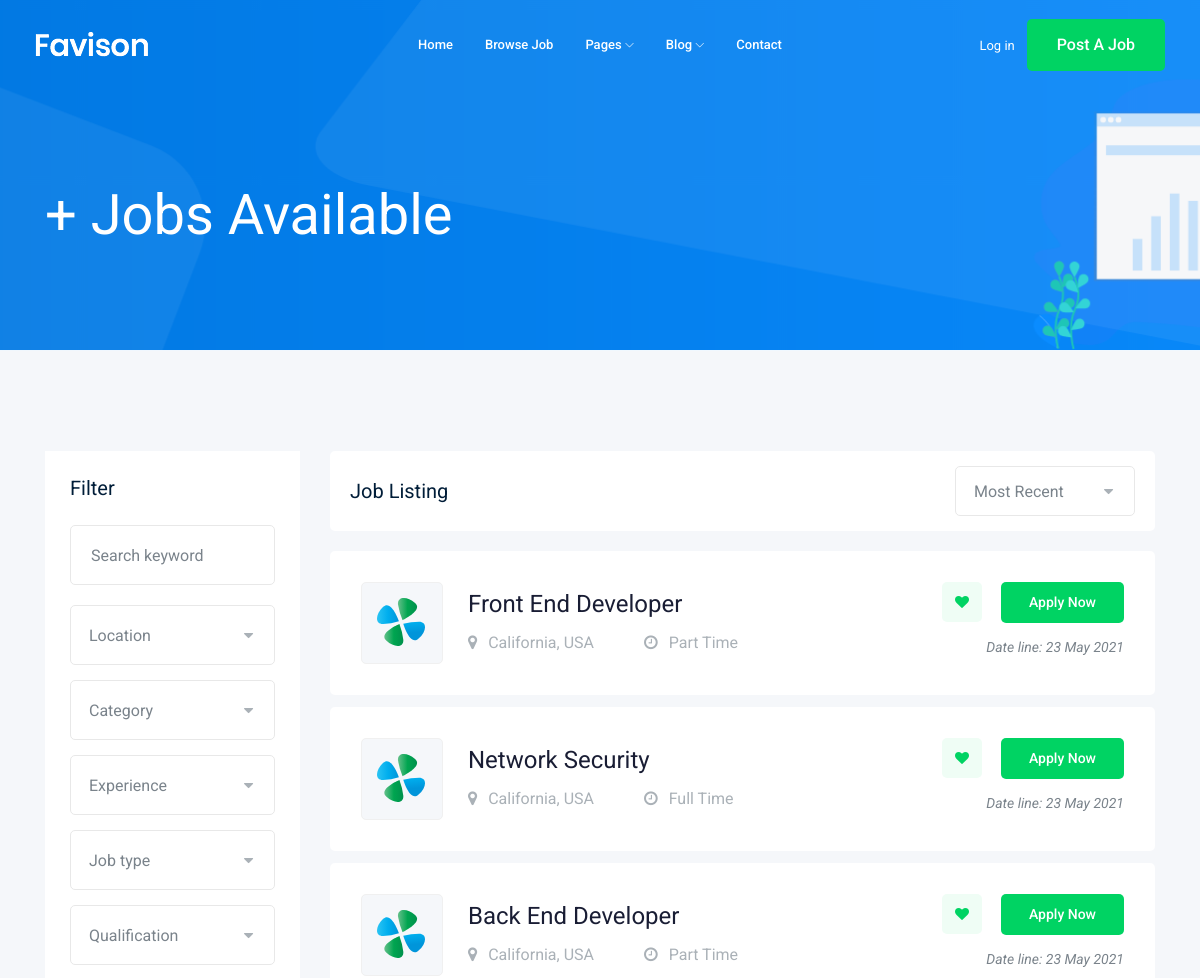
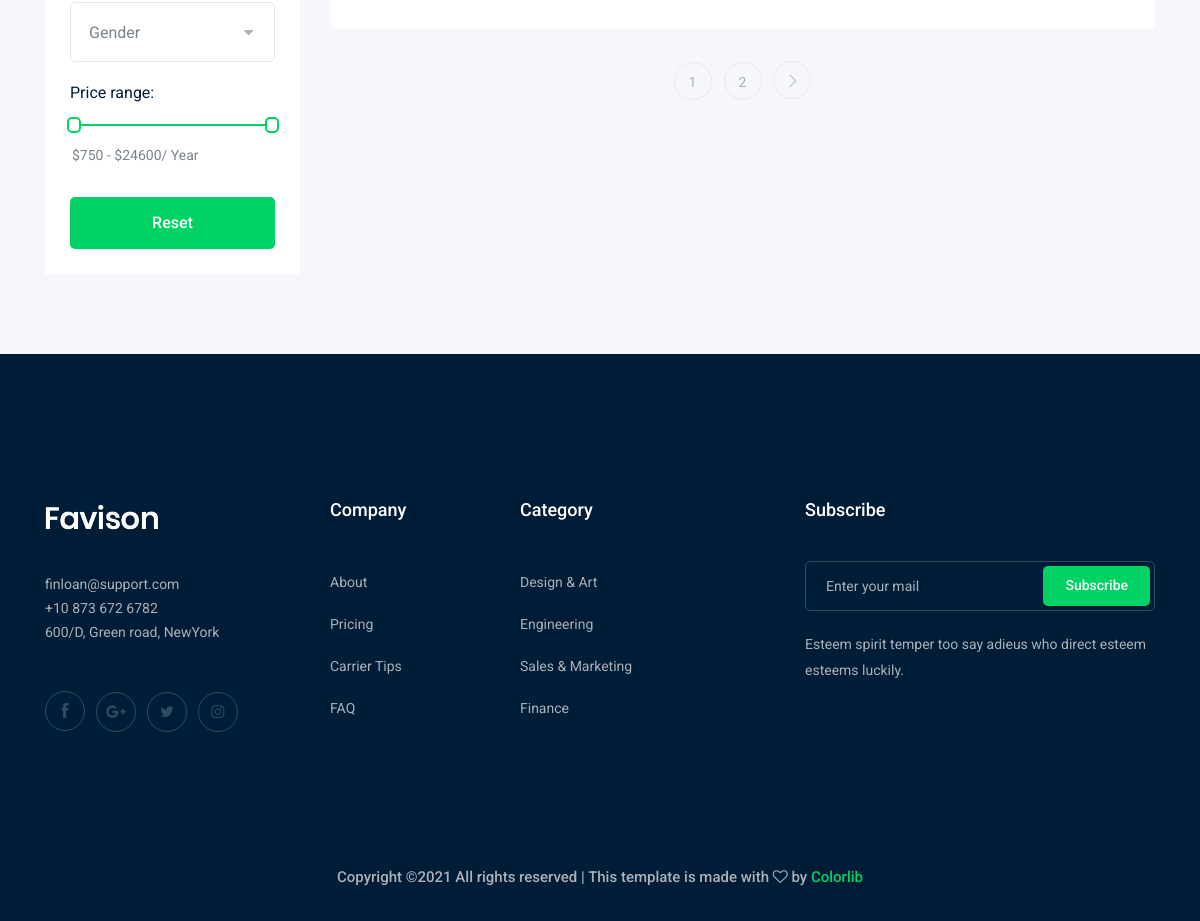
Screenshot of /jobs/ with the database file from the repository (2 pictures, top to bottom).
### job/models.py (models this page shows, shortened)
class Job(models.Model):
    owner = models.ForeignKey(User, related_name='job_owner' , on_delete=models.CASCADE)
    title = models.CharField(max_length=200) # column
    job_type = models.CharField(max_length=15, choices=Job_Type)
    description = models.TextField(max_length=1000)
    published_at = models.DateTimeField(auto_now=True)
    vacancy = models.IntegerField(default=1)
    salary = models.IntegerField(default=0)
    experience = models.IntegerField(default=1)
    Category = models.ForeignKey("Category", on_delete=models.CASCADE)
    image = models.ImageField(upload_to = image_upload)
    slug = models.SlugField(blank=True, null=True)
    def __str__(self):
        return self.title

### job/views.py (the view)
# urls.py: path('', views.job_list, name = 'job_list'),
def job_list(request):
    job_list = Job.objects.all()
    paginator = Paginator(job_list, 3   ) # Show 25 contacts per page.
    page_number = request.GET.get('page')
    page_obj = paginator.get_page(page_number)
    context = {'jobs' :page_obj } # template name
    return render(request, 'job/job_list.html', context)

### job/templates/job/job_list.html (shortened to what this page needs)
{% extends  'base.html' %}
    {% block body %}
        <div class="bradcam_area bradcam_bg_1">
            <div class="container">
                <div class="row">
                    <div class="col-xl-12">
                        <div class="bradcam_text">
                            <h3>{{jobs.count}}+ Jobs Available</h3>
                        </div>
                    </div>
                </div>
            </div>
        </div>
        <div class="job_listing_area plus_padding">
            <div class="container">
                <div class="row">
                    <div class="col-lg-3">
                        <div class="job_filter white-bg">
                            <div class="form_inner white-bg">
                                <h3>Filter</h3>
                                <form action="#">
                                    <div class="row">
                                        <div class="col-lg-12">
                                            <div class="single_field">
                                                <input type="text" placeholder="Search keyword">
                                            </div>
                                        </div>
                                        <div class="col-lg-12">
                                        </div>
                                        <div class="col-lg-12">
                                        </div>
                                        <div class="col-lg-12">
                                        </div>
                                        <div class="col-lg-12">
                                        </div>
                                        <div class="col-lg-12">
                                        </div>
                                        <div class="col-lg-12">
                                        </div>
                                    </div>
                                </form>
                            </div>
                            <div class="range_wrap">
                                <label for="amount">Price range:</label>
                                <div id="slider-range"></div>
                                <p>
                                    <input type="text" id="amount" readonly style="border:0; color:#7A838B; font-size: 14px; font-weight:400;">
                                </p>
                            </div>
                            <div class="reset_btn">
                                <button  class="boxed-btn3 w-100" type="submit">Reset</button>
                            </div>
                        </div>
                    </div>
                    <div class="col-lg-9">
                        <div class="recent_joblist_wrap">
                            <div class="recent_joblist white-bg ">
                                <div class="row align-items-center">
                                    <div class="col-md-6">
                                        <h4>Job Listing</h4>
                                    </div>
                                    <div class="col-md-6">
                                        <div class="serch_cat d-flex justify-content-end">
                                        </div>
                                    </div>
                                </div>
                            </div>
                        </div>
                        <div class="job_lists m-0">
                            <div class="row">
                                {% for job in jobs %}
                                <div class="col-lg-12 col-md-12">
                                    <div class="single_jobs white-bg d-flex justify-content-between">
                                        <div class="jobs_left d-flex align-items-center">
                                            <div class="thumb">
                                                <img src="img/svg_icon/1.svg" alt="">
                                            </div>
                                            <div class="jobs_conetent">
                                                <a href="{% url 'jobs:job_detail' job.slug %}"><h4>{{ job }}</h4></a>
                                                <div class="links_locat d-flex align-items-center">
                                                    <div class="location">
                                                        <p> <i class="fa fa-map-marker"></i> California, USA</p>
                                                    </div>
                                                    <div class="location">
                                                        <p> <i class="fa fa-clock-o"></i> {{ job.job_type }} </p>
                                                    </div>
                                                </div>
                                            </div>
                                        </div>
                                        <div class="jobs_right">
                                            <div class="apply_now">
                                                <a class="heart_mark" href="#"> <i class="fa fa-heart"></i> </a>
                                                <a href="{% url 'jobs:job_detail' job.id %}" class="boxed-btn3">Apply Now</a>
                                            </div>
                                            <div class="date">
                                                <p>Date line: {{ job.published_at|date:'d M o' }}</p>
                                            </div>
                                        </div>
                                    </div>
                                </div>
                                {% endfor %}
                            </div>
                            {% if jobs.has_other_pages %}
                            <div class="row">
                                <div class="col-lg-12">
                                    <div class="pagination_wrap">
                                        <ul>
                                            {% for i in jobs.paginator.page_range %}
                                            <li><a href="?page={{ i }}"><span>{{i}}</span></a></li>
                                            {% endfor %}
                                            {% if jobs.has_next %}
                                            <li><a href="?page={{ jobs.next_page_number }}"> <i class="ti-angle-right"></i> </a></li>
                                            {% endif %}
                                        </ul>
                                    </div>
                                </div>
                            </div>
                            {% endif %}
                        </div>
                    </div>
                </div>
            </div>
        </div>
    {% endblock body %}

### templates/base.html (shortened to what this page needs)
{% load static %}
<!doctype html>
<html class="no-js" lang="zxx">
<head>
    <link rel="stylesheet" href="{% static 'css/bootstrap.min.css' %}">
    <link rel="stylesheet" href="{% static 'css/owl.carousel.min.css' %}">
    <link rel="stylesheet" href="{% static 'css/magnific-popup.css' %}">
    <link rel="stylesheet" href="{% static 'css/font-awesome.min.css' %}">
    <link rel="stylesheet" href="{% static 'css/themify-icons.css' %}">
    <link rel="stylesheet" href="{% static 'css/nice-select.css' %}">
    <link rel="stylesheet" href="{% static 'css/flaticon.css' %}">
    <link rel="stylesheet" href="{% static 'css/jquery-ui.css' %}">
    <link rel="stylesheet" href="{% static 'css/gijgo.css' %}">
    <link rel="stylesheet" href="{% static 'css/animate.min.css' %}">
    <link rel="stylesheet" href="{% static 'css/slicknav.css' %}">
    <link rel="stylesheet" href="{% static 'css/style.css' %}">
</head>
<body>
    <header>
        <div class="header-area ">
            <div id="sticky-header" class="main-header-area">
                <div class="container-fluid ">
                    <div class="header_bottom_border">
                        <div class="row align-items-center">
                            <div class="col-xl-3 col-lg-2">
                                <div class="logo">
                                    <a href="index.html">
                                        <img src="img/logo.png" alt="">
                                    </a>
                                </div>
                            </div>
                            <div class="col-xl-6 col-lg-7">
                                <div class="main-menu  d-none d-lg-block">
                                    <nav>
                                        <ul id="navigation">
                                            <li><a href="index.html">home</a></li>
                                            <li><a href="jobs.html">Browse Job</a></li>
                                            <li><a href="#">pages <i class="ti-angle-down"></i></a>
                                            </li>
                                            <li><a href="#">blog <i class="ti-angle-down"></i></a>
                                            </li>
                                            <li><a href="contact.html">Contact</a></li>
                                        </ul>
                                    </nav>
                                </div>
                            </div>
                            <div class="col-xl-3 col-lg-3 d-none d-lg-block">
                                <div class="Appointment">
                                    <div class="phone_num d-none d-xl-block">
                                        <a href="#">Log in</a>
                                    </div>
                                    <div class="d-none d-lg-block">
                                        <a class="boxed-btn3" href="#">Post a Job</a>
                                    </div>
                                </div>
                            </div>
                            <div class="col-12">
                            </div>
                        </div>
                    </div>
                </div>
            </div>
        </div>
    </header>
    {% block body %}
    {% endblock body %}
    <footer class="footer">
        <div class="footer_top">
            <div class="container">
                <div class="row">
                    <div class="col-xl-3 col-md-6 col-lg-3">
                        <div class="footer_widget wow fadeInUp" data-wow-duration="1s" data-wow-delay=".3s">
                            <div class="footer_logo">
                                <a href="#">
                                    <img src="img/logo.png" alt="">
                                </a>
                            </div>
                            <p>
                                finloan@support.com <br>
                                +10 873 672 6782 <br>
                                600/D, Green road, NewYork
                            </p>
                            <div class="socail_links">
                                <ul>
                                    <li>
                                        <a href="#">
                                            <i class="ti-facebook"></i>
                                        </a>
                                    </li>
                                    <li>
                                        <a href="#">
                                            <i class="fa fa-google-plus"></i>
                                        </a>
                                    </li>
                                    <li>
                                        <a href="#">
                                            <i class="fa fa-twitter"></i>
                                        </a>
                                    </li>
                                    <li>
                                        <a href="#">
                                            <i class="fa fa-instagram"></i>
                                        </a>
                                    </li>
                                </ul>
                            </div>
                        </div>
                    </div>
                    <div class="col-xl-2 col-md-6 col-lg-2">
                        <div class="footer_widget wow fadeInUp" data-wow-duration="1.1s" data-wow-delay=".4s">
                            <h3 class="footer_title">
                                Company
                            </h3>
                            <ul>
                                <li><a href="#">About </a></li>
                                <li><a href="#"> Pricing</a></li>
                                <li><a href="#">Carrier Tips</a></li>
                                <li><a href="#">FAQ</a></li>
                            </ul>
                        </div>
                    </div>
                    <div class="col-xl-3 col-md-6 col-lg-3">
                        <div class="footer_widget wow fadeInUp" data-wow-duration="1.2s" data-wow-delay=".5s">
                            <h3 class="footer_title">
                                Category
                            </h3>
                            <ul>
                                <li><a href="#">Design & Art</a></li>
                                <li><a href="#">Engineering</a></li>
                                <li><a href="#">Sales & Marketing</a></li>
                                <li><a href="#">Finance</a></li>
                            </ul>
                        </div>
                    </div>
                    <div class="col-xl-4 col-md-6 col-lg-4">
                        <div class="footer_widget wow fadeInUp" data-wow-duration="1.3s" data-wow-delay=".6s">
                            <h3 class="footer_title">
                                Subscribe
                            </h3>
                            <form action="#" class="newsletter_form">
                                <input type="text" placeholder="Enter your mail">
                                <button type="submit">Subscribe</button>
                            </form>
                            <p class="newsletter_text">Esteem spirit temper too say adieus who direct esteem esteems
                                luckily.</p>
                        </div>
                    </div>
                </div>
            </div>
        </div>
        <div class="copy-right_text wow fadeInUp" data-wow-duration="1.4s" data-wow-delay=".3s">
            <div class="container">
                <div class="row">
                    <div class="col-xl-12">
                        <p class="copy_right text-center">
Copyright &copy;<script>document.write(new Date().getFullYear());</script> All rights reserved | This template is made with <i class="fa fa-heart-o" aria-hidden="true"></i> by <a href="https://colorlib.com" target="_blank">Colorlib</a>
                        </p>
                    </div>
                </div>
            </div>
        </div>
    </footer>
</body>
</html>

### rows the page displays
Job: title "Front End Developer", job_type "Part Time", published_at "23 May 2021"
Job: title "Network Security", job_type "Full Time", published_at "23 May 2021"
Job: title "Back End Developer", job_type "Part Time", published_at "23 May 2021"

### other values shown
{{ i }} "1" "2"
